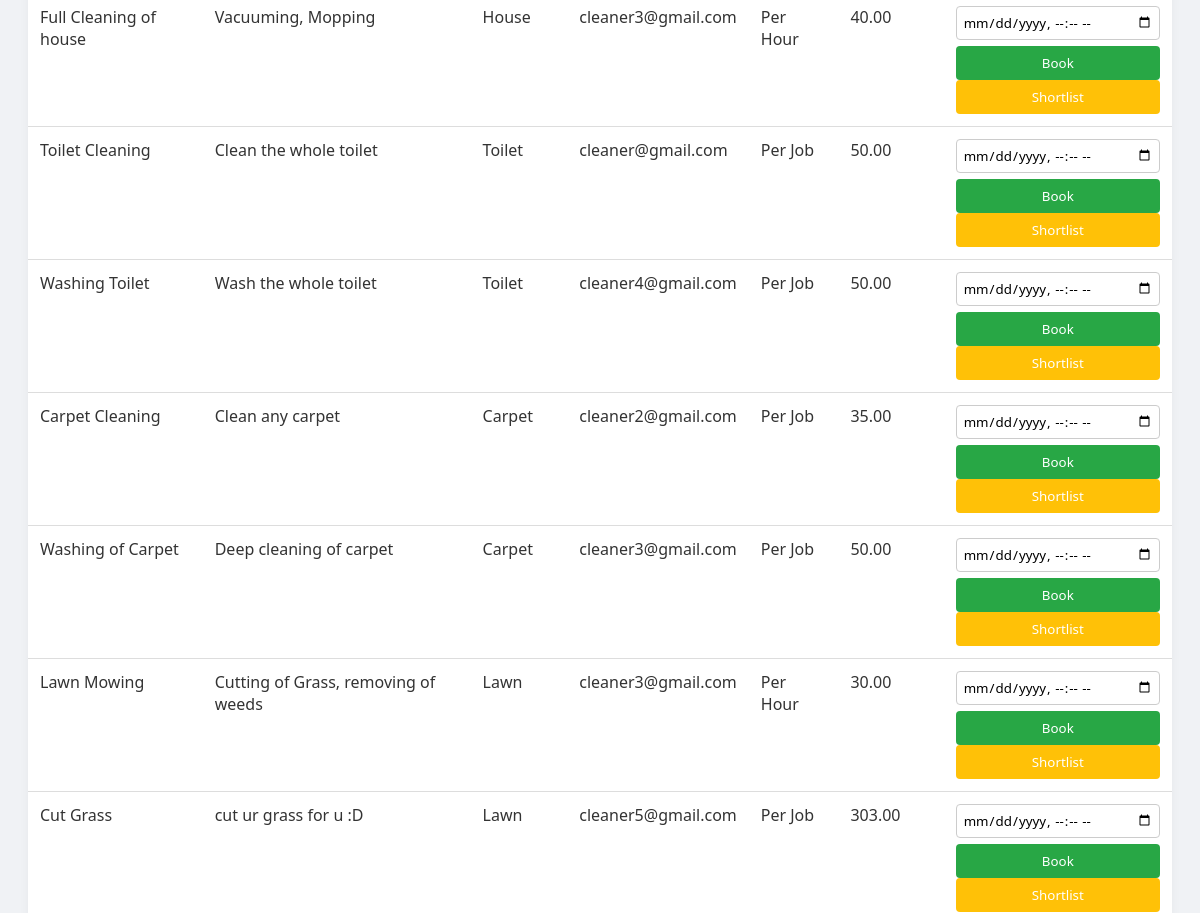
Page /boundary/view_services.php (signed in, middle part) on the earlier database version.
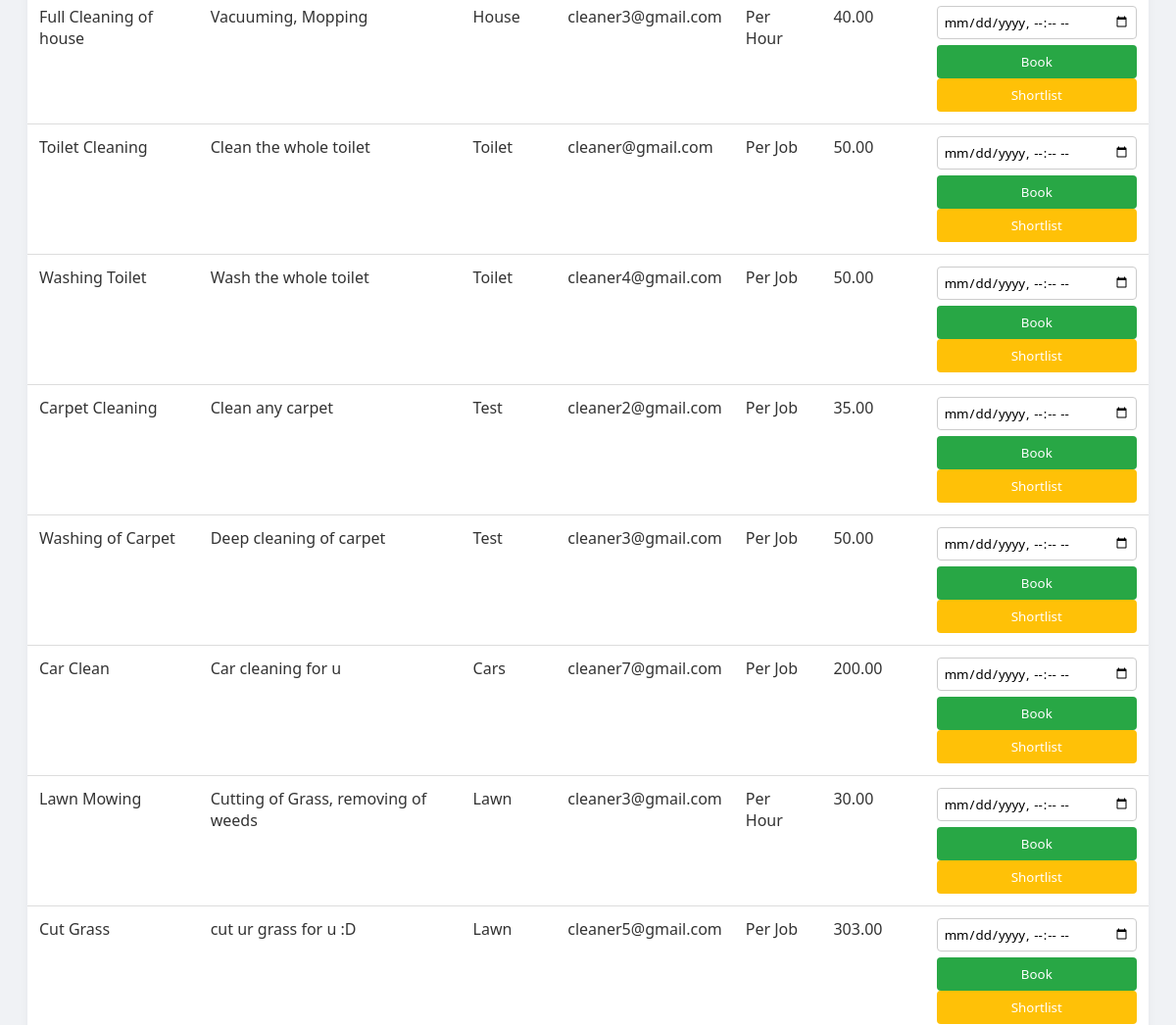
Same page on the later database version.
### tables this page shows
CREATE TABLE IF NOT EXISTS `services` (
  `id` int NOT NULL AUTO_INCREMENT,
  `cleaner_id` int NOT NULL,
  `title` varchar(100) NOT NULL,
  `description` text NOT NULL,
  `price` decimal(10,2) NOT NULL,
  `category_id` int NOT NULL,
  `pricing_type` enum('per_job','per_hour') NOT NULL,
  `created_at` datetime DEFAULT CURRENT_TIMESTAMP,
  `view_count` int DEFAULT '0',
  `shortlist_count` int DEFAULT '0',
  PRIMARY KEY (`id`),
  KEY `cleaner_id` (`cleaner_id`),
  KEY `category_id` (`category_id`)
);

CREATE TABLE IF NOT EXISTS `categories` (
  `id` int NOT NULL AUTO_INCREMENT,
  `name` varchar(50) NOT NULL,
  PRIMARY KEY (`id`),
  UNIQUE KEY `name` (`name`)
);

CREATE TABLE IF NOT EXISTS `users` (
  `id` int NOT NULL AUTO_INCREMENT,
  `email` varchar(100) NOT NULL,
  `password` varchar(255) NOT NULL,
  `user_type` enum('C','H','A','P') NOT NULL,
  `created_at` datetime DEFAULT CURRENT_TIMESTAMP,
  `account_status` tinyint(1) NOT NULL DEFAULT '1',
  PRIMARY KEY (`id`),
  UNIQUE KEY `email` (`email`)
);

### entity/Service.php (called while the page is built, shortened)
<?php
class Service {
	public static function searchWithCategory($pdo, $search) {
    $stmt = $pdo->prepare("
        SELECT s.*, c.name AS category_name, u.email AS cleaner_email
        FROM services s
        JOIN categories c ON s.category_id = c.id
        JOIN users u ON s.cleaner_id = u.id
        WHERE s.title LIKE :search
           OR s.description LIKE :search
           OR c.name LIKE :search
           OR u.email LIKE :search
    ");
    $stmt->execute(['search' => '%' . $search . '%']);
    return $stmt->fetchAll();
    }
}

### control/HomeownerController.php (called while the page is built, shortened)
<?php
require_once __DIR__ . '/../entity/Service.php';
class HomeownerController {
	public static function searchServices($search) {
    global $pdo;
    return Service::searchWithCategory($pdo, $search);
}
}

### boundary/view_services.php (the view, shortened to what this page needs)
<?php
require_once '../config/db.php';
require_once '../control/HomeownerController.php';
$search = $_GET['search'] ?? '';
$services = HomeownerController::searchServices($search);
?>
<!DOCTYPE html>
<html>
<head>
    <link rel="stylesheet" href="../css/view_services.css">
</head>
<body>
    <table>
        <?php foreach ($services as $s): ?>
            <tr>
                <td><?= htmlspecialchars($s['title']) ?></td>
                <td><?= nl2br(htmlspecialchars($s['description'])) ?></td>
                <td><?= htmlspecialchars($s['category_name']) ?></td>
                <td><?= htmlspecialchars($s['cleaner_email']) ?></td>
                <td><?= $s['pricing_type'] === 'per_job' ? 'Per Job' : 'Per Hour' ?></td>
                <td><?= number_format($s['price'], 2) ?></td>
                <td>
                    <form method="post">
                        <input type="datetime-local" name="booking_datetime" required>
                        <button type="submit" name="book">Book</button>
                    </form>
                    <form method="post" action="shortlist_service.php">
                        <button type="submit">Shortlist</button>
                    </form>
                </td>
            </tr>
        <?php endforeach; ?>
    </table>
</body>
</html>

Differences in the rows shown:
changed through a linked row, services "Carpet Cleaning": category.name "Carpet" → "Test"
changed through a linked row, services "Washing of Carpet": category.name "Carpet" → "Test"
added services: title "Car Clean", description "Car cleaning for u", category.name "Cars", users.email "cleaner7@gmail.com", pricing_type "Per Job", price "200.00"
